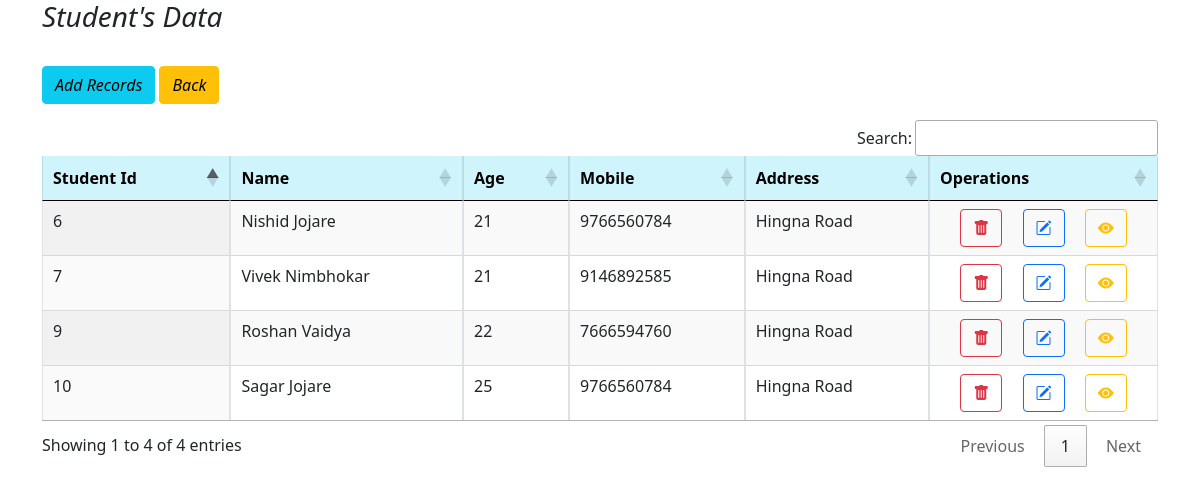
Page /student on the committed database.
### student/models.py (models this page shows)
class Student(models.Model):
    name=models.CharField(max_length=56)
    age=models.CharField(max_length=5)
    mobile=models.CharField(max_length=12)
    address=models.CharField(max_length=200)

### student/views.py (the view)
# urls.py: path('student',views.student,name="student"),
def student(request):
    a=Student.objects.all().values()
    template=loader.get_template('display.html')
    context={'a':a,}
    return HttpResponse(template.render(context,request))

### templates/display.html (shortened to what this page needs)
<!DOCTYPE html>
<html lang="en">
<head>
    <link href="https://cdn.jsdelivr.net/npm/bootstrap@5.0.2/dist/css/bootstrap.min.css" rel="stylesheet"
>
    <link rel="stylesheet" href="https://cdn.jsdelivr.net/npm/bootstrap-icons@1.11.3/font/bootstrap-icons.min.css">
    <link rel="stylesheet" href="https://cdn.datatables.net/1.10.24/css/jquery.dataTables.min.css"/>
    <link rel="stylesheet" href="https://cdn.datatables.net/buttons/1.7.1/css/buttons.dataTables.min.css"/>
</head>
<body>
    <div class="container">
        <h3><i>Student's Data</i></h3>
        <br>
        <p>
            <a href="add/"><i class="btn btn-info">Add Records</i></a>
            <a href="back"><i class="btn btn-warning">Back</i></a>
        </p>
        <table id="mytable" class="display nowrap table table-hover table-bordered" style="width:100%">
            <thead class="table-info">
                <tr>
                    <th>Student Id</th>
                    <th>Name</th>
                    <th>Age</th>
                    <th>Mobile</th>
                    <th>Address</th>
                    <th>Operations</th>
                </tr>
            </thead>
            <tbody>
                {% for x in a %}
                <tr>
                    <td>{{x.id}}</td>
                    <td>{{x.name}}</td>
                    <td>{{x.age}}</td>
                    <td>{{x.mobile}}</td>
                    <td>{{x.address}}</td>
                    <td>
                        <div class="d-flex justify-content-evenly">
                            <a href="delete/{{x.id}}" class="btn btn-outline-danger"><i class="bi bi-trash-fill"></i></a>
                            <a href="update/{{x.id}}" class="btn btn-outline-primary"><i class="bi bi-pencil-square"></i></a>
                            <a href="view/{{x.id}}" class="btn btn-outline-warning"><i class="bi bi-eye-fill"></i></a>
                        </div>
                    </td>
                </tr>
                {% endfor %}
            </tbody>
        </table>
    </div>
</body>
</html>

### rows in the picture
Student: id "6", name "Nishid Jojare", age "21", mobile "9766560784", address "Hingna Road"
Student: id "7", name "Vivek Nimbhokar", age "21", mobile "9146892585", address "Hingna Road"
Student: id "9", name "Roshan Vaidya", age "22", mobile "7666594760", address "Hingna Road"
Student: id "10", name "Sagar Jojare", age "25", mobile "9766560784", address "Hingna Road"
